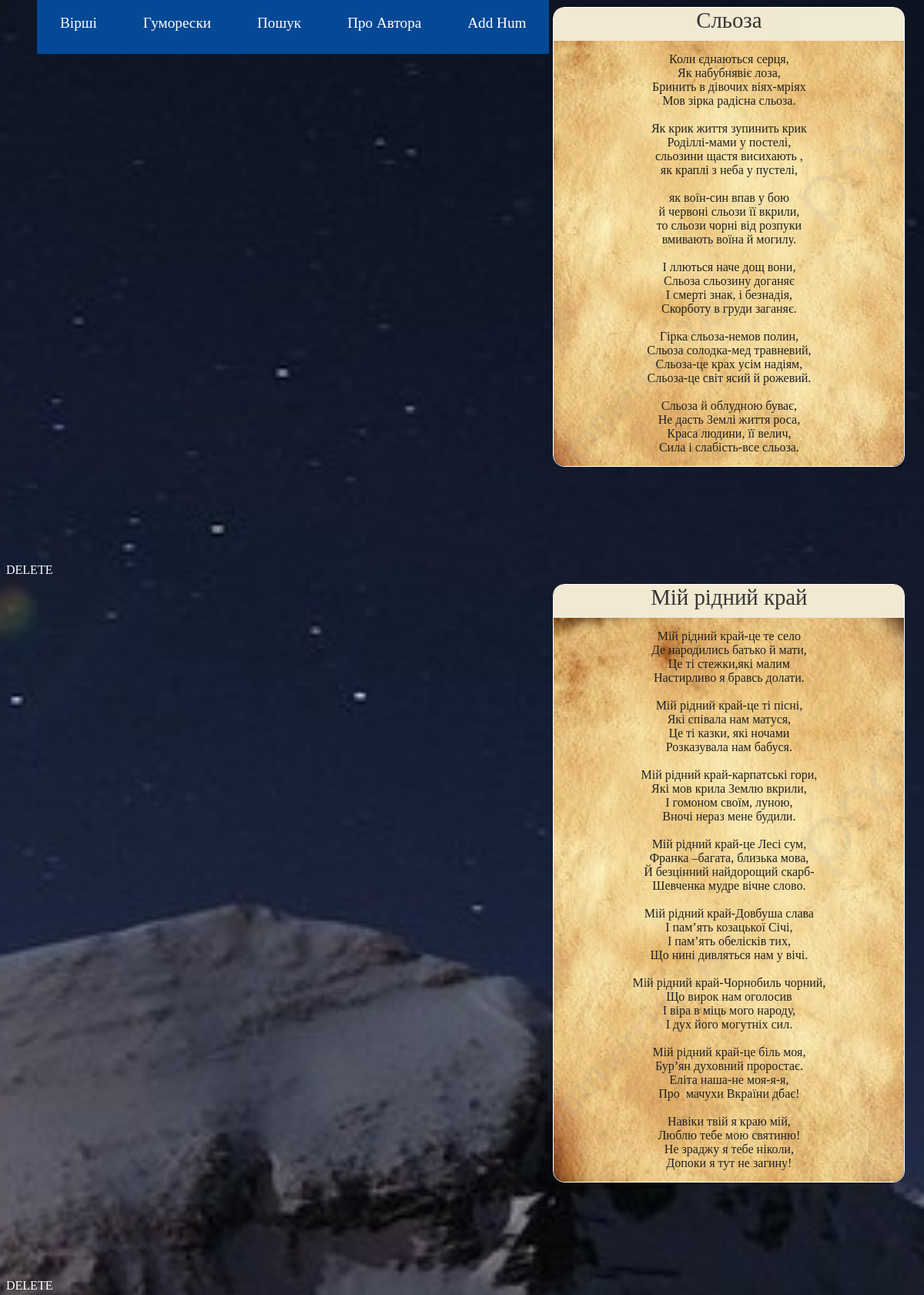
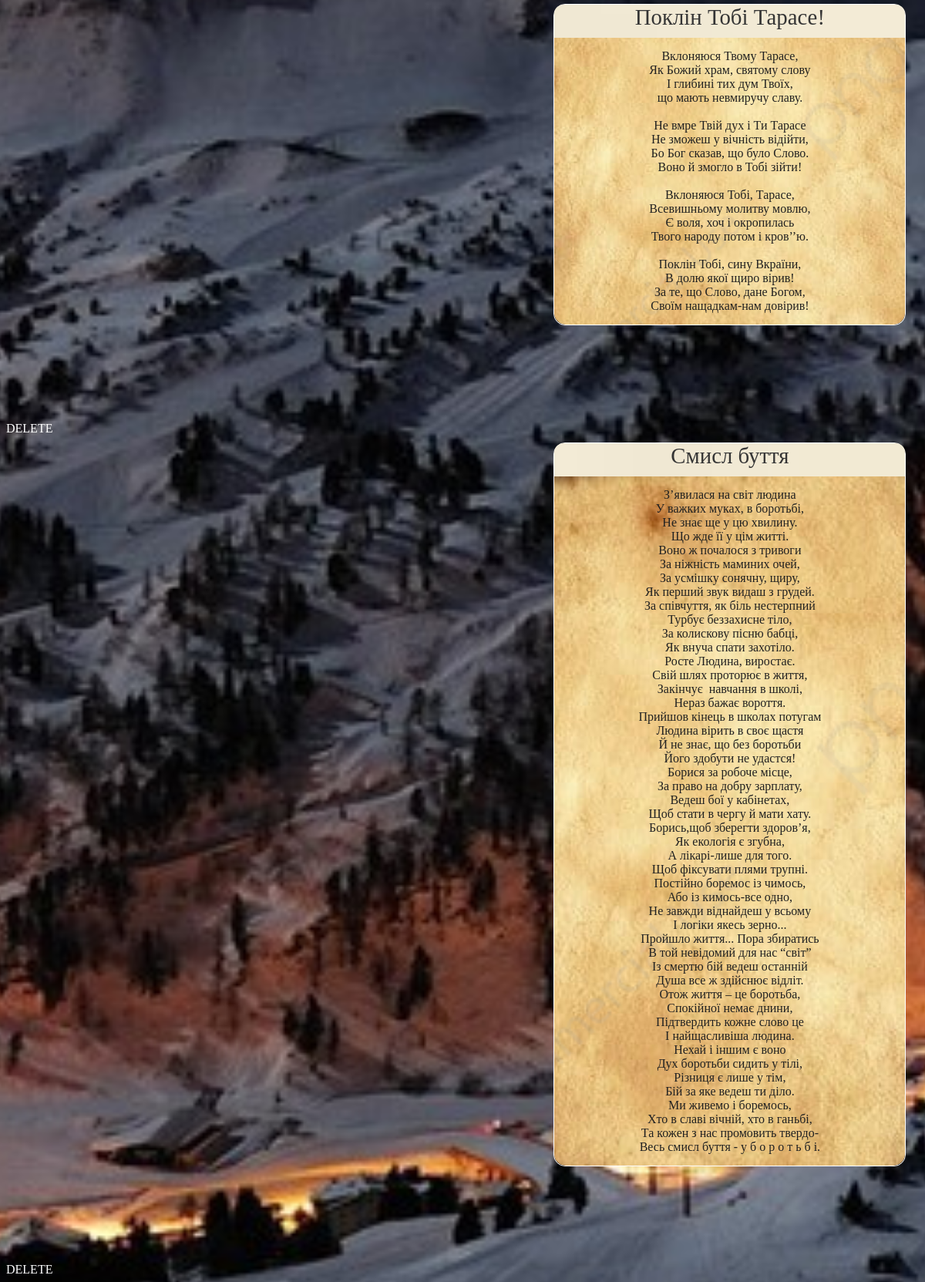
/poems/3 (upper part), run on the app's committed database (2 pictures, top to bottom).
### app/models.py (models this page shows)
class Poem(db.Model):
    id = db.Column(db.Integer, primary_key=True)
    title = db.Column(db.String(20), unique=True)
    text = db.Column(db.String(1028), unique=True)

### app/routes.py (the view)
@app.route('/poems/<int:page_num>')
def poems(page_num):
    poems = Poem.query.paginate(per_page=5, page=page_num, error_out=True)
    return render_template('poems.html', title='Вірші',  poems=poems)

### app/templates/poems.html (shortened to what this page needs)
{% extends "base.html" %}
{% block app_content %}
    {% for poem in poems.items %}
        {% include "_poem.html" %}
        <a href="{{ url_for('del_poem', poem_id=poem.id) }}">DELETE</a>
    {% endfor %}
{% endblock %}

### app/templates/base.html (shortened to what this page needs)
<html>
    <head>
        <link rel="stylesheet" href="{{ url_for('static', filename='styles.css') }}"/>
    </head>
    <body>
        <div id="navbar-container">
            <div id="navbar">
                <div class="link-div">
                    <nav>
                        <ul class="nav-links">
                            <li><a href="{{ url_for('poems', page_num=1) }}">Вірші</a></li>
                            <li><a href="{{ url_for('humoresques', hum_page_num=1) }}">Гуморески</a></li>
                            <li><a href="{{ url_for('search') }}">Пошук</a></li>
                            <li><a href="{{ url_for('about') }}">Про Автора</a></li>
                            <li><a href="{{ url_for('add_humoresque') }}">Add Hum</a></li>
                        </ul>
                    </nav>
                </div>
            </div>
        </div>
        <div id="page_container">
            {% block content %}
            <div class="container-fluid" style="margin-top: 100px;">
                {% block app_content %}{% endblock %}
            </div>
            {% endblock %}
        </div>
    </body>
</html>

### app/templates/_poem.html
{% extends "base.html" %}
{% block app_content %}
    <div id="poem-container">
        <div id="title">{{poem.title}}</div>
        <pre><div id="text">{{poem.text}}</div></pre>
    </div>
{% endblock %}

### app/static/styles.css (style rules this page uses)
#poem-container { width: 455px; border: 1px solid white; color: white; margin-left: 60%; margin-top: -5.7rem; margin-bottom: 125px; border-radius: 15px; }
#title { width: 100%; height: 40px; background: url('/static/title_bg.jpg') no-repeat center center fixed; -webkit-background-size: cover; -moz-background-size: cover; -o-background-size: cover; background-size: cover; font-family: 'Lobster Two', cursive; font-size: 1.8rem; color: #353535; text-align: center; padding-bottom: 5px; border-radius: 12px 12px 0 0; }
#text { background: url('/static/poem_bg.jpg') no-repeat center center; width: 455px; -webkit-background-size: cover; -moz-background-size: cover; -o-background-size: cover; background-size: cover; font-family: 'Lobster Two', cursive ; font-size: 1rem; color: #212121; text-align: center; margin-top: -15px; margin-bottom: -13px; padding-top: 15px; padding-bottom: 15px; border-radius:0 0 15px 15px; }
#navbar-container { position: absolute; top: 0; height: 100px; width: 50%; }
#navbar { position: fixed; display: flex; justify-content: space-between; align-items: center; font-size: 1.2rem; margin-bottom: 100px; margin-right: -500px; }
a { text-decoration: none; color: white; }
body { background: url('/static/night-mnt.jpg') no-repeat center center fixed; -webkit-background-size: cover; -moz-background-size: cover; -o-background-size: cover; background-size: cover; font-family: 'Lobster Two', cursive; }
.nav-links { display: flex; list-style: none; }
.nav-links a { padding: 30px; margin-right: 0px; background: rgb(4, 73, 150); transition: 0.3s ease-out; }

### data on the page
Poem: title "Сльоза", text "Коли єднаються серця, Як набубнявіє лоза, Бринить в дівочих віях-мріях Мов зірка радісна сльоза. Як крик життя зупинить крик Роділлі-мами у постелі, сльозини щастя висихають , як краплі з неба у пустелі, як воїн-син впав у бою й червоні сльози її вкрили, то сльози чорні від розпуки вмивають воїна й могилу. І ллються наче дощ вони, Сльоза сльозину доганяє І смерті знак, і безнадія, Скорботу в груди заганяє. Гірка сльоза-немов полин, Сльоза солодка-мед травневий, Сльоза-це крах усім надіям, Сльоза-це світ ясий й рожевий. Сльоза й облудною буває, Не дасть Землі життя роса, Краса людини, її велич, Сила і слабість-все сльоза."
Poem: title "Мій рідний край", text "Мій рідний край-це те село Де народились батько й мати, Це ті стежки,які малим Настирливо я бравсь долати. Мій рідний край-це ті пісні, Які співала нам матуся, Це ті казки, які ночами Розказувала нам бабуся. Мій рідний край-карпатські гори, Які мов крила Землю вкрили, І гомоном своїм, луною, Вночі нераз мене будили. Мій рідний край-це Лесі сум, Франка –багата, близька мова, Й безцінний найдорощий скарб- Шевченка мудре вічне слово. Мій рідний край-Довбуша слава І пам’ять козацької Січі, І пам’ять обелісків тих, Що нині дивляться нам у вічі. Мій рідний край-Чорнобиль чорний, Що вирок нам оголосив І віра в міць мого народу, І дух його могутніх сил. Мій рідний край-це біль моя, Бур’ян духовний…"
Poem: title "Поклін Тобі Тарасе!", text "Вклоняюся Твому Тарасе, Як Божий храм, святому слову І глибині тих дум Твоїх, що мають невмиручу славу. Не вмре Твій дух і Ти Тарасе Не зможеш у вічність відійти, Бо Бог сказав, що було Слово. Воно й змогло в Тобі зійти! Вклоняюся Тобі, Тарасе, Всевишньому молитву мовлю, Є воля, хоч і окропилась Твого народу потом і кров’’ю. Поклін Тобі, сину Вкраїни, В долю якої щиро вірив! За те, що Слово, дане Богом, Своїм нащадкам-нам довірив!"
Poem: title "Смисл буття", text "З’явилася на світ людина У важких муках, в боротьбі, Не знає ще у цю хвилину. Що жде її у цім житті. Воно ж почалося з тривоги За ніжність маминих очей, За усмішку сонячну, щиру, Як перший звук видаш з грудей. За співчуття, як біль нестерпний Турбує беззахисне тіло, За колискову пісню бабці, Як внуча спати захотіло. Росте Людина, виростає. Свій шлях проторює в життя, Закінчує навчання в школі, Нераз бажає вороття. Прийшов кінець в школах потугам Людина вірить в своє щастя Й не знає, що без боротьби Його здобути не удастся! Борися за робоче місце, За право на добру зарплату, Ведеш бої у кабінетах, Щоб стати в чергу й мати хату. Борись,щоб зберегти здоров’я, Як екологія є згубна, А…"
